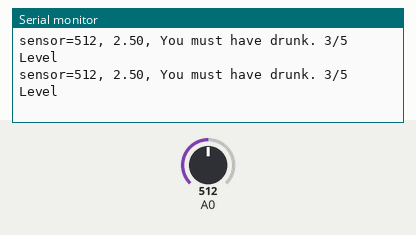
Recording of a sketch running on a simulated Arduino Uno, built with avr-gcc and run on an emulated ATmega328P. On the bench: the last lines printed to the serial monitor. The test bench sets the inputs (shaded band); at power-on: A0 = 512.

Above: at 1.2 s.
1.3 s: A0 set to 716
At 1.42 s:
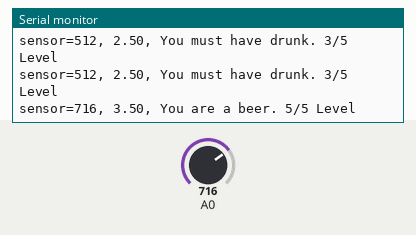
3.3 s: A0 set to 511
At 3.44 s:
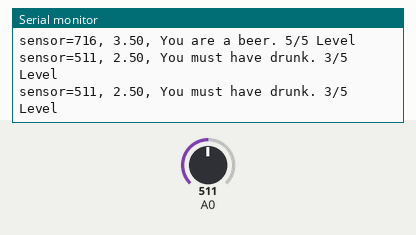
6.3 s: A0 set to 306
At 6.45 s:
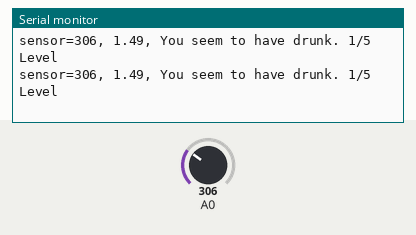
8.3 s: A0 set to 122
At 8.38 s:
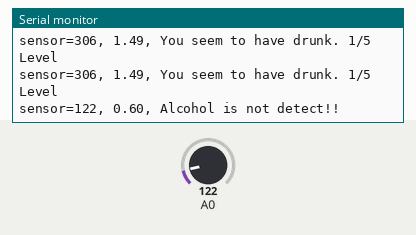
10.2 s: A0 set to 0
At 10.22 s:
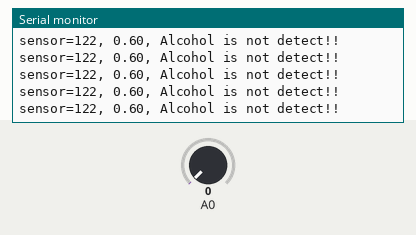
13.2 s: A0 set to 900
At 13.34 s:
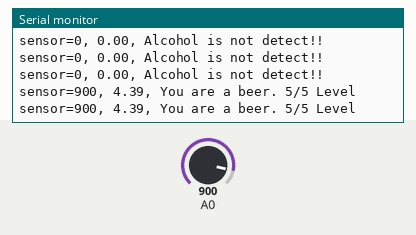

Measured:
- after the input at 1.3 s, the serial monitor: prints a new line after 0.10 s (image 1)
- after the input at 3.3 s, the serial monitor: prints a new line after 0.07 s (image 2)
- after the input at 6.3 s, the serial monitor: prints a new line after 0.09 s (image 3)
- after the input at 8.3 s, the serial monitor: prints a new line after 0.07 s (image 4)
- after the input at 13.2 s, the serial monitor: prints a new line after 0.08 s (image 6)

The sketch:

sketch_mq3.ino
```cpp
const float baseline = 0.80;

void setup() {
  Serial.begin(9600);
}

void loop() {
  float vol;
  int sensorValue = analogRead(A0);
  vol = (float)sensorValue / 1024.0 * 5.0;
  Serial.print("sensor=");
  Serial.print(sensorValue);
  Serial.print(", ");
  Serial.print(vol, 2);
  Serial.print(", ");
  if (vol > (baseline + 2.5)) {
    Serial.print("You are a beer. 5/5 Level");
  } else if (vol > (baseline + 2.0)) {
    Serial.print("You must have drunk. 4/5 Level");
  } else if (vol > (baseline + 1.5)) {
    Serial.print("You must have drunk. 3/5 Level");
  } else if (vol > (baseline + 1.0)) {
    Serial.print("You seem to have drunk. 2/5 Level");
  } else if (vol > (baseline + 0.5)) {
    Serial.print("You seem to have drunk. 1/5 Level");
  } else
  {
    Serial.print("Alcohol is not detect!!");
  }
  Serial.println("");
}
```
